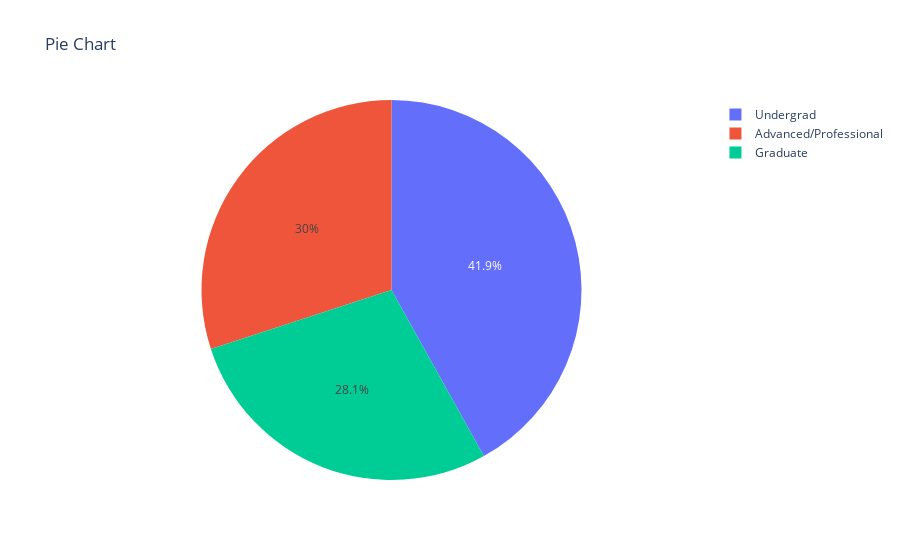

The cell this chart's notebook holds for it:
### Code cell
fig=px.pie(data,values=EDU_dis, names=EDU_dis.index,title='Pie Chart')
fig.show()

### Figure 1 — Plotly figure (JSON) as saved in the notebook; plotly's stock layout.template omitted (floating-point values rounded to 4 significant figures)
{"data": [{"domain": {"x": [0, 1], "y": [0, 1]}, "hovertemplate": "label=%{label}<br>value=%{value}<extra></extra>", "labels": ["Advanced/Professional", "Graduate", "Undergrad"], "legendgroup": "", "name": "", "showlegend": true, "type": "pie", "values": [1501, 1403, 2096]}], "layout": {"legend": {"tracegroupgap": 0}, "title": {"text": "Pie Chart"}}}
